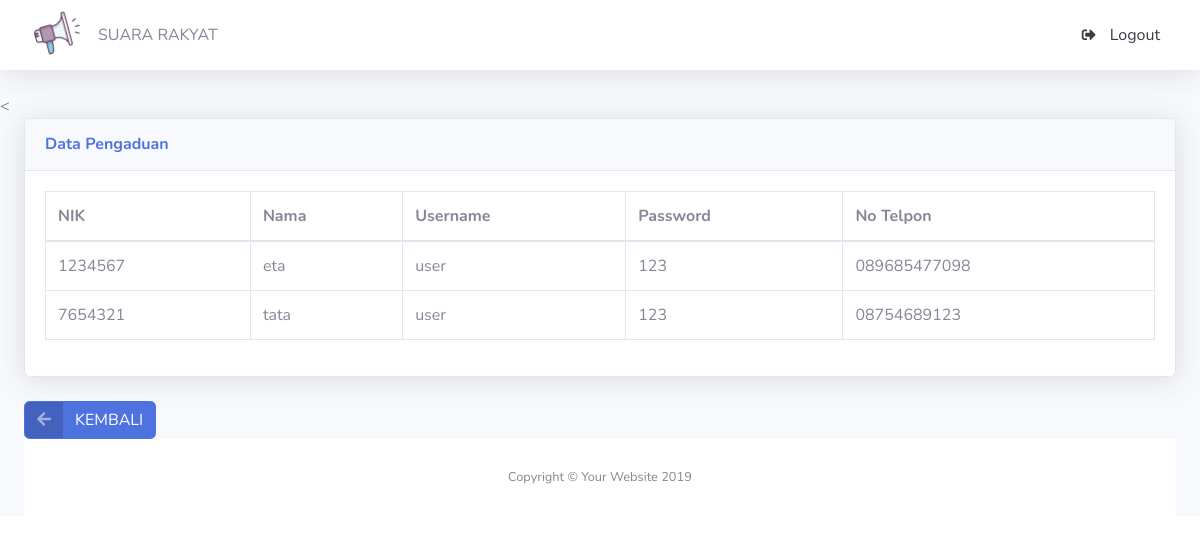
/data_masyarakat.php, run on the app's committed database.
### tables this page shows
CREATE TABLE `tbl_masyarakat` (
  `nik` varchar(16) NOT NULL,
  `nama` varchar(36) NOT NULL,
  `username` varchar(25) NOT NULL,
  `password` varchar(32) NOT NULL,
  `telp` varchar(13) NOT NULL
);

### data_masyarakat.php (the view, shortened to what this page needs)
<!DOCTYPE html>
<html lang="en">
<head>
  <link href="vendor/fontawesome-free/css/all.min.css" rel="stylesheet" type="text/css">
  <link href="css/sb-admin-2.min.css" rel="stylesheet">
</head>
<body id="page-top">
  <div id="wrapper">
    <div id="content-wrapper" class="d-flex flex-column">
      <div id="content">
        <nav class="navbar navbar-expand navbar-light bg-white topbar mb-4 static-top shadow">
           <div class="sidebar-brand-icon rotate-n-15">
          <i> <img src="img/logoo.png"; style="margin-left: 18px;"> </i>
        </div>
        <div class="sidebar-brand-text mx-3">SUARA RAKYAT </div>
          <ul class="navbar-nav ml-auto">
            <li class="nav-item dropdown no-arrow">
                <a class="dropdown-item" href="#" data-toggle="modal" data-target="#logoutModal" >
                  <i class="fas fa-sign-out-alt fa-sm fa-fw mr-2"></i>
                  Logout
                </a>
            </li>
        </nav>
<
        <div class="container-fluid">
          <div class="card shadow mb-4">
            <div class="card-header py-3">
              <h6 class="m-0 font-weight-bold text-primary">Data Pengaduan</h6>
            </div>
            <div class="card-body">
              <div class="table-responsive">
                <table class="table table-bordered" id="dataTable" width="100%" cellspacing="0">
                  <thead>
                    <tr>
                      <th>NIK</th>
                      <th>Nama</th>
                      <th>Username</th>
                      <th>Password</th>
                      <th>No Telpon</th>
                    </tr>
                  </thead>
                  <tbody>
                    <?php
                include "koneksi.php";
                $query="SELECT * from tbl_masyarakat";
                $perintah=mysqli_query($connect,$query);
                while($data=mysqli_fetch_array($perintah))
                {
                ?>
                <tr class="odd gradeX">
                    <td><?php echo"$data[nik]"; ?></td>
                    <td><?php echo"$data[nama]";?></td>
                    <td><?php echo"$data[username]";?></td>
                     <td><?php echo"$data[password]";?></td>
                     <td><?php echo"$data[telp]";?></td>
                </tr>
                 <?php
                }
                 ?>
                  </tbody>
                </table>
              </div>
              </div>
            </div>
                <div>
                  <a href="laporan.php" class="btn btn-primary btn-icon-split">
                  <span class="icon text-white-50">
                  <i class="fas fa-arrow-left"></i>
                  </span>
                  <span class="text"> KEMBALI </span> </a>
                </div>
      <footer class="sticky-footer bg-white">
        <div class="container my-auto">
          <div class="copyright text-center my-auto">
            <span>Copyright &copy; Your Website 2019</span>
          </div>
        </div>
      </footer>
</body>
</html>

### data on the page
tbl_masyarakat: nik "1234567", nama "eta", username "user", password "123", telp "089685477098"
tbl_masyarakat: nik "7654321", nama "tata", username "user", password "123", telp "08754689123"
